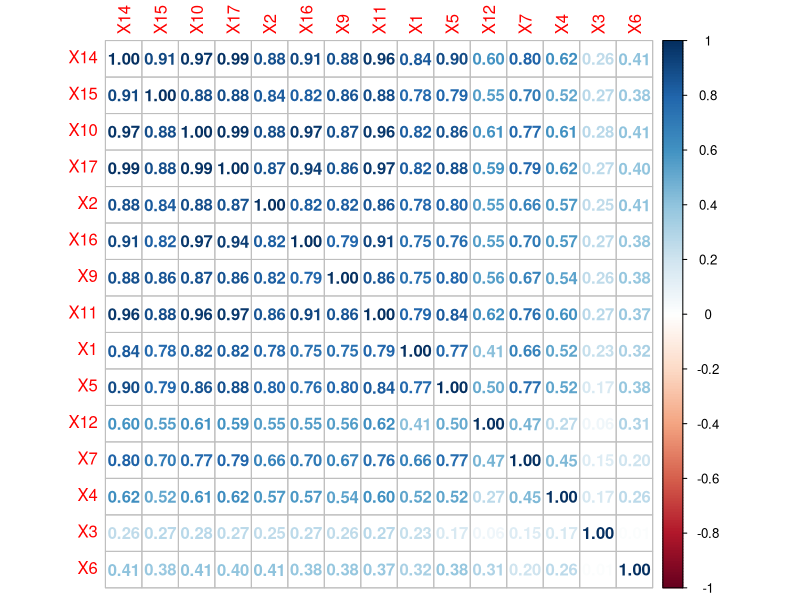
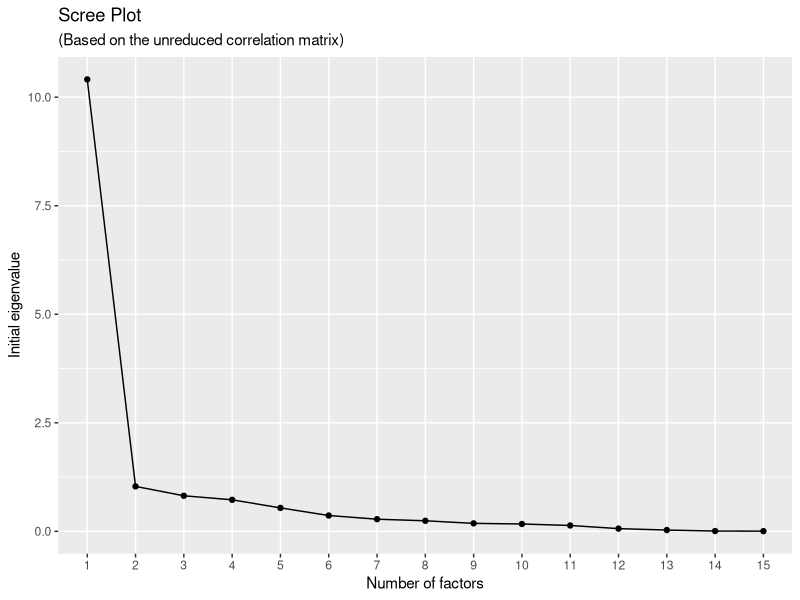
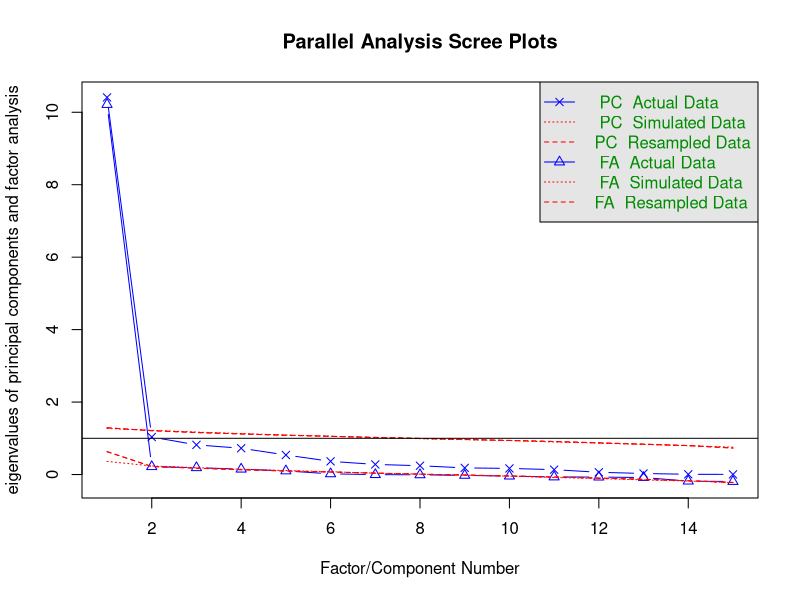
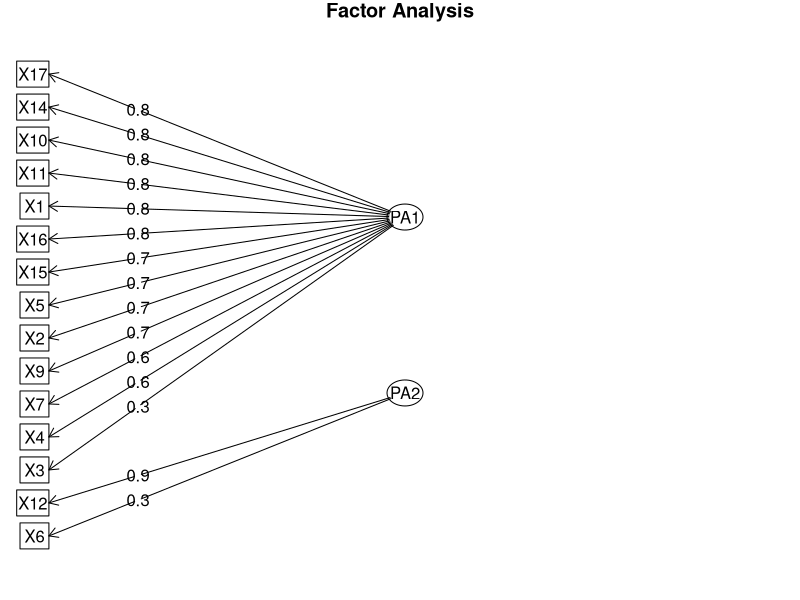
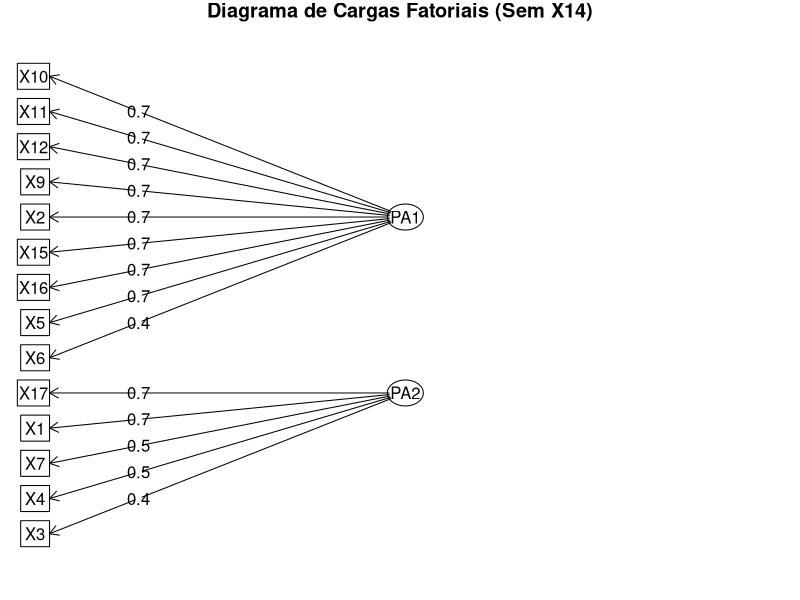

The R script that drew these images, in order: (Note: this script raises an error after producing the figures.)
install.packages('psych')
install.packages('GPArotation')
install.packages("corrplot")
#estava com ""
install.packages('ggplot2')
install.packages('carData')
install.packages('readxl')
#estava com ""

library("readxl")
library(carData)
library("psych")
library(corrplot)
library(dplyr)
library(ggplot2)
#-------------------------------
#--Analise Fatorial (AFE) 

# 1- Carregando Dataframe 
#Base dados: arquivo '.csv' do diretorio

# 2- lendo arquivo
data_survey<-read_excel("BD_VIOLENCIA_MG_2022-3.xlsx")

describe(data_survey)
dAux<-data_survey            
#########
dim(dAux)
#describe(dAux)
summary(dAux)
head(dAux)
View(dAux)
#########

# 3- Matriz de correlação:

datamatrix <- cor(dAux)
corrplot(datamatrix, method="number")
#--------------

# 4- Teste validação KMO e Bartlett
dataX <- dAux
KMO(cor(dataX))
cortest.bartlett(dataX)
det(cor(dataX))
#-------------------


# 5- Número de fatores da A.F.
# Método Scree:
fafitfree <- fa(dataX,nfactors = ncol(dataX), rotate = "none")
n_factors <- length(fafitfree$e.values)
scree     <- data.frame(Factor_n =  as.factor(1:n_factors),Eigenvalue = fafitfree$e.values)
ggplot(scree, aes(x = Factor_n, y = Eigenvalue, group = 1)) +
  geom_point() + geom_line() +
  xlab("Number of factors") +
  ylab("Initial eigenvalue") +
  labs( title = "Scree Plot",
        subtitle = "(Based on the unreduced correlation matrix)")

# Técnica análise paralela para sequência de fatores com uma matriz de mesmo tamanho
parallel <- fa.parallel(dataX)

#vss(dataX)
#O metodo Scree e o VSS 
#nos da a entender dois fatores, ao contrario da analise paralela

#PCA do prof. no meu PC nao funcionou: deu 2 fatores
#pca.none <- principal(r=dataX, nfactors, residuals = FALSE, rotate="varimax", 
#                      +                       scores = TRUE, method = "regression")
#print(pca.none)


# IMPORTANTE! 'nfactors' recebe o nº fatores da analise paralela acima
# pode ser: 1, 2, 3, etc
# 6- Análise Fatorial usando a função ‘fa’ com o algoritmo dos eixos principais e rotação ‘Varimax’
fa.none <- fa(r=dataX,
              nfactors = 2,
              # covar = FALSE, SMC = TRUE,
              fm="pa", # type of factor analysis we want to use (“pa” is principal axis factoring)
              max.iter=100, # (50 is the default, but we have changed it to 100
              rotate="varimax") # none rotation
print(fa.none)

# 7- Grafo das matrizes com o fator carga:
fa.diagram(fa.none)
#-------------

# --- CONTINUAÇÃO DO SCRIPT ---
# APLICAÇÃO DE ANALISE FATORIAL E CLUSTERIZAÇÃO
# OBJETIVO? BASE DADOS FINAL PARA MODELO PREDITIVO

# 7.1 Isolamento do Alvo (Furto)
y_alvo <- dataX$X14
data_para_fatores <- dataX %>% select(-X14)

# 7.2 Execução da AF de Produção (Sem o X14)
# Note: usamos fm="pa" para Principal Axis Factoring
fa_final <- fa(r = data_para_fatores, 
               nfactors = 2, 
               fm = "pa", 
               rotate = "varimax", 
               scores = "regression")

# 7.3 Visualização para Definição de Nomes
# Este gráfico mostrará as setas e os coeficientes de cada X para os novos fatores
fa.diagram(fa_final, main = "Diagrama de Cargas Fatoriais (Sem X14)")

# Exibe as cargas no console para conferência numérica
print(fa_final$loadings, cutoff = 0.3) # O cutoff esconde valores baixos para facilitar a leitura

# Rodando a AF final com 2 fatores (conforme seu Scree Plot)
fa_final <- fa(r = data_para_fatores, nfactors = 2, rotate = "varimax", scores = "regression")

# 8. Criando o novo Dataset "Pronto para Machine Learning"
# Extraímos os scores (que agora representam a estrutura de criminalidade sem o X14)
df_modelagem <- as.data.frame(fa_final$scores)

names(df_modelagem)[1] <- "Indice_Violencia_e_Confronto_Geral" # Exemplo para PA1/MR1
names(df_modelagem)[2] <- "Indice_Vulnerabilidade_e_Furtos"  # Exemplo para PA2/MR2

# Adicionamos a variável alvo de volta
df_modelagem$Furto_X14 <- y_alvo

# 9. Adicionando Clusterização para enriquecer o CSV
# Vamos criar 3 perfis de cidades baseados nos fatores

#Cluster 1: Cidades pequenas com baixíssima criminalidade.

#Cluster 2: Cidades polo regionais (médio porte).

#Cluster 3: Grandes centros urbanos (Belo Horizonte, Uberlândia, etc).

set.seed(123)
clusters <- kmeans(fa_final$scores, centers = 3)
df_modelagem$Perfil_Cidade <- as.factor(clusters$cluster)

# 10. Exportando o arquivo para a Interface Shiny
write.csv(df_modelagem, "BD_PROCESSADO_PARA_SHINY.csv", row.names = FALSE)

cat("Arquivo processado com sucesso! Use 'BD_PROCESSADO_PARA_SHINY.csv' no Shiny.")

# 11 Lendo novo dataset

dataInterface<-read.csv("BD_PROCESSADO_PARA_SHINY.csv")
View(dataInterface)
